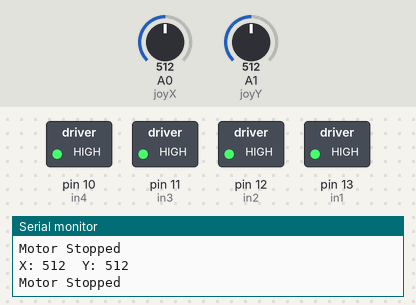
The sketch below on a simulated Arduino Uno, built with avr-gcc and run on an emulated ATmega328P. On the bench: switched loads named in the sketch (green lamp = pin HIGH), the last lines printed to the serial monitor. The inputs (shaded band) are chosen by the test bench; at power-on: A0 (joyX) = 512, A1 (joyY) = 512.

Above: at 1.2 s.
1.3 s: A0 (joyX) set to 588
2.8 s: A0 (joyX) set to 618
At 3.9 s:
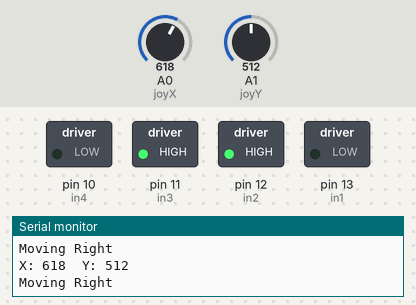
4.3 s: A1 (joyY) set to 588
5.8 s: A1 (joyY) set to 618
At 7.0 s:
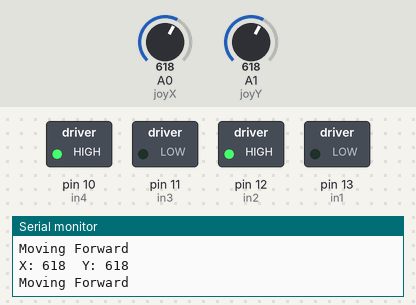
7.3 s: A1 (joyY) set to 390
At 8.5 s:
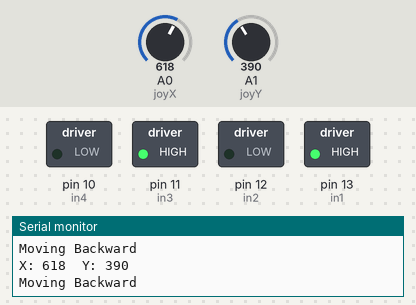
8.8 s: A1 (joyY) set to 414
At 10.2 s:
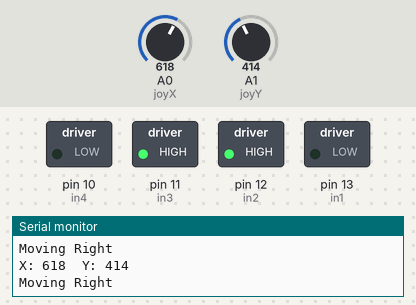
Timing chart, 0 to 11.3 s (numbered marks = the images above; inputs shaded):
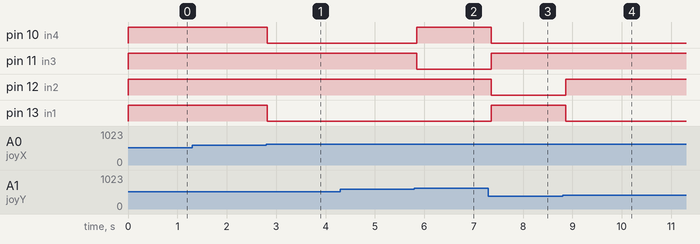

The sketch:

DualMotorWithJoystickController.ino
```cpp
int in1 = 13;  // IN1 connected to digital pin 13
int in2 = 12;  // IN2 connected to digital pin 12
int in3 = 11;  // IN3 connected to digital pin 11
int in4 = 10;  // IN4 connected to digital pin 10

int joyX = A0; // Joystick X-axis
int joyY = A1; // Joystick Y-axis

int xValue;
int yValue;

void setup() {
  Serial.begin(9600);

  // Set IN pins as OUTPUT
  pinMode(in1, OUTPUT);
  pinMode(in2, OUTPUT);
  pinMode(in3, OUTPUT);
  pinMode(in4, OUTPUT);

  // Initialize motor off
  digitalWrite(in1, HIGH);
  digitalWrite(in2, HIGH);
  digitalWrite(in3, HIGH);
  digitalWrite(in4, HIGH);
}

void loop() {
  xValue = analogRead(joyX);  // Read X-axis value
  yValue = analogRead(joyY);  // Read Y-axis value

  // Print joystick values for debugging
  Serial.print("X: ");
  Serial.print(xValue);
  Serial.print("\tY: ");
  Serial.println(yValue);

  // Control motor based on both X and Y-axis
  if (yValue > 600) {
    // Move motor forward
    digitalWrite(in1, LOW);  // Set motor direction forward
    digitalWrite(in2, HIGH);
    digitalWrite(in3, LOW);
    digitalWrite(in4, HIGH);
    Serial.println("Moving Forward");
  }
  else if (yValue < 400) {
    // Move motor backward
    digitalWrite(in1, HIGH);
    digitalWrite(in2, LOW);   // Reverse motor direction
    digitalWrite(in3, HIGH);
    digitalWrite(in4, LOW);
    Serial.println("Moving Backward");
  }
  else if (xValue > 600) {
    // Move motor right
    digitalWrite(in1, LOW);  // Right side wheels move forward
    digitalWrite(in2, HIGH);
    digitalWrite(in3, HIGH);  // Left side wheels stop or move backward
    digitalWrite(in4, LOW);
    Serial.println("Moving Right");
  }
  else if (xValue < 400) {
    // Move motor left
    digitalWrite(in1, HIGH);  // Right side wheels stop or move backward
    digitalWrite(in2, LOW);
    digitalWrite(in3, LOW);   // Left side wheels move forward
    digitalWrite(in4, HIGH);
    Serial.println("Moving Left");
  }
  else {
    // Stop the motor
    digitalWrite(in1, HIGH);
    digitalWrite(in2, HIGH);
    digitalWrite(in3, HIGH);
    digitalWrite(in4, HIGH);
    Serial.println("Motor Stopped");
  }

  delay(100);  // Small delay for stability
}
```

Measured:
- the behaviour switches between 600 and 601 on A0 (joyX) (found by bisection; images 0 and 1)
- the behaviour switches between 600 and 601 on A1 (joyY) (found by bisection; images 1 and 2)
- the behaviour switches between 399 and 400 on A1 (joyY) (found by bisection; images 3 and 4)
- after the input at 2.8 s, pin 10 (in4), pin 13 (in1): HIGH → LOW at once
- after the input at 5.8 s, pin 10 (in4): LOW → HIGH at once; pin 11 (in3): HIGH → LOW at once
- after the input at 7.3 s, pin 10 (in4), pin 12 (in2): HIGH → LOW after 0.06 s; pin 11 (in3), pin 13 (in1): LOW → HIGH after 0.06 s
- after the input at 8.8 s, pin 12 (in2): LOW → HIGH after 0.07 s; pin 13 (in1): HIGH → LOW after 0.07 s
